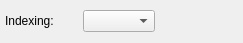
<?xml version="1.0" encoding="UTF-8"?>
<ui version="4.0">
 <class>OperatorFamilyWidget</class>
 <widget class="QWidget" name="OperatorFamilyWidget">
  <property name="geometry">
   <rect>
    <x>0</x>
    <y>0</y>
    <width>243</width>
    <height>43</height>
   </rect>
  </property>
  <property name="minimumSize">
   <size>
    <width>0</width>
    <height>0</height>
   </size>
  </property>
  <layout class="QGridLayout" name="opfamily_grid">
   <property name="leftMargin">
    <number>5</number>
   </property>
   <property name="topMargin">
    <number>5</number>
   </property>
   <property name="rightMargin">
    <number>5</number>
   </property>
   <property name="bottomMargin">
    <number>5</number>
   </property>
   <property name="spacing">
    <number>10</number>
   </property>
   <item row="0" column="0">
    <widget class="QLabel" name="indexing_lbl">
     <property name="sizePolicy">
      <sizepolicy hsizetype="Fixed" vsizetype="Preferred">
       <horstretch>0</horstretch>
       <verstretch>0</verstretch>
      </sizepolicy>
     </property>
     <property name="minimumSize">
      <size>
       <width>68</width>
       <height>0</height>
      </size>
     </property>
     <property name="text">
      <string>Indexing:</string>
     </property>
    </widget>
   </item>
   <item row="0" column="1">
    <widget class="QComboBox" name="indexing_cmb"/>
   </item>
   <item row="0" column="2">
    <spacer name="horizontalSpacer">
     <property name="orientation">
      <enum>Qt::Horizontal</enum>
     </property>
     <property name="sizeHint" stdset="0">
      <size>
       <width>86</width>
       <height>20</height>
      </size>
     </property>
    </spacer>
   </item>
  </layout>
 </widget>
 <resources/>
 <connections/>
</ui>
